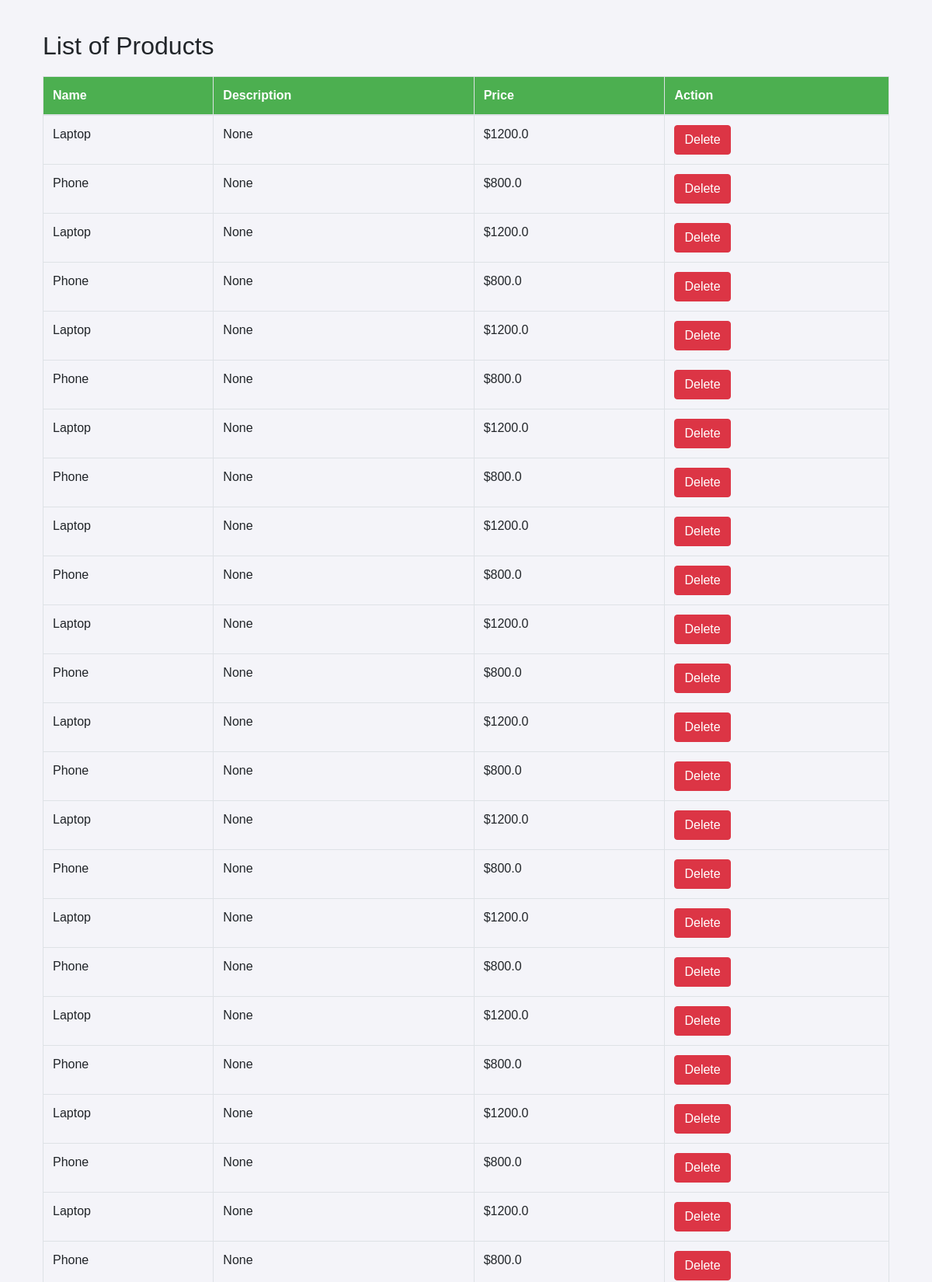
Page /products (upper part) on the committed database.
### app/models/product.py (models this page shows)
class Product(db.Model):
    __tablename__ = 'products'  # Correct table name used in ForeignKey reference
    id = db.Column(db.Integer, primary_key=True)
    nom = db.Column(db.String, nullable=False)
    description = db.Column(db.String)
    price = db.Column(db.Float, nullable=False)
    weight = db.Column(db.Float, nullable=False) # Weight of the product in kg

### app/routes/product.py (the view)
@product_bp.route('/products', methods=['GET'])
def list_products():
    products = Product.query.all()
    return render_template('products/list_products.html', products=products)

### app/templates/products/list_products.html (shortened to what this page needs)
{% extends "base.html" %}
{% block content %}
<div class="container">
    <h2>List of Products</h2>
    <table class="table table-bordered">
        <thead>
            <tr>
                <th>Name</th>
                <th>Description</th>
                <th>Price</th>
                <th>Action</th>
            </tr>
        </thead>
        <tbody>
            {% for product in products %}
            <tr>
                <td>{{ product.nom }}</td>
                <td>{{ product.description }}</td>
                <td>${{ product.price }}</td>
                <td>
                    <form action="{{ url_for('product.delete_product', id=product.id) }}" method="POST" style="display:inline;">
                        <button type="submit" class="btn btn-danger">Delete</button>
                    </form>
                </td>
            </tr>
            {% endfor %}
        </tbody>
    </table>
</div>
{% endblock %}

### app/templates/base.html (style rules this page uses)
body { font-family: Arial, sans-serif; margin: 40px; background-color: #f4f4f9; }
table { width: 100%; margin-top: 20px; }
th, td { padding: 8px; text-align: left; border-bottom: 1px solid #ddd; }
th { background-color: #4CAF50; color: white; }

### rows in the picture
Product: nom "Laptop", description "None", price "1200.0"
Product: nom "Phone", description "None", price "800.0"
Product: nom "Laptop", description "None", price "1200.0"
Product: nom "Phone", description "None", price "800.0"
Product: nom "Laptop", description "None", price "1200.0"
Product: nom "Phone", description "None", price "800.0"
Product: nom "Laptop", description "None", price "1200.0"
Product: nom "Phone", description "None", price "800.0"
Product: nom "Laptop", description "None", price "1200.0"
Product: nom "Phone", description "None", price "800.0"
Product: nom "Laptop", description "None", price "1200.0"
Product: nom "Phone", description "None", price "800.0"
Product: nom "Laptop", description "None", price "1200.0"
Product: nom "Phone", description "None", price "800.0"
Product: nom "Laptop", description "None", price "1200.0"
Product: nom "Phone", description "None", price "800.0"
Product: nom "Laptop", description "None", price "1200.0"
Product: nom "Phone", description "None", price "800.0"
Product: nom "Laptop", description "None", price "1200.0"
Product: nom "Phone", description "None", price "800.0"
Product: nom "Laptop", description "None", price "1200.0"
Product: nom "Phone", description "None", price "800.0"
Product: nom "Laptop", description "None", price "1200.0"
Product: nom "Phone", description "None", price "800.0"
